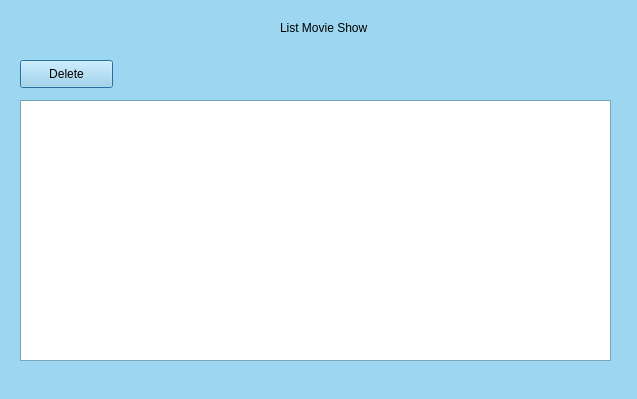
<?xml version="1.0" encoding="UTF-8"?>
<ui version="4.0">
 <class>ListMovieShow</class>
 <widget class="QDialog" name="ListMovieShow">
  <property name="geometry">
   <rect>
    <x>0</x>
    <y>0</y>
    <width>637</width>
    <height>399</height>
   </rect>
  </property>
  <property name="palette">
   <palette>
    <active>
     <colorrole role="WindowText">
      <brush brushstyle="SolidPattern">
       <color alpha="255">
        <red>0</red>
        <green>0</green>
        <blue>0</blue>
       </color>
      </brush>
     </colorrole>
     <colorrole role="Button">
      <brush brushstyle="SolidPattern">
       <color alpha="255">
        <red>157</red>
        <green>214</green>
        <blue>240</blue>
       </color>
      </brush>
     </colorrole>
     <colorrole role="Light">
      <brush brushstyle="SolidPattern">
       <color alpha="255">
        <red>255</red>
        <green>255</green>
        <blue>255</blue>
       </color>
      </brush>
     </colorrole>
     <colorrole role="Midlight">
      <brush brushstyle="SolidPattern">
       <color alpha="255">
        <red>206</red>
        <green>234</green>
        <blue>247</blue>
       </color>
      </brush>
     </colorrole>
     <colorrole role="Dark">
      <brush brushstyle="SolidPattern">
       <color alpha="255">
        <red>78</red>
        <green>107</green>
        <blue>120</blue>
       </color>
      </brush>
     </colorrole>
     <colorrole role="Mid">
      <brush brushstyle="SolidPattern">
       <color alpha="255">
        <red>105</red>
        <green>143</green>
        <blue>160</blue>
       </color>
      </brush>
     </colorrole>
     <colorrole role="Text">
      <brush brushstyle="SolidPattern">
       <color alpha="255">
        <red>0</red>
        <green>0</green>
        <blue>0</blue>
       </color>
      </brush>
     </colorrole>
     <colorrole role="BrightText">
      <brush brushstyle="SolidPattern">
       <color alpha="255">
        <red>255</red>
        <green>255</green>
        <blue>255</blue>
       </color>
      </brush>
     </colorrole>
     <colorrole role="ButtonText">
      <brush brushstyle="SolidPattern">
       <color alpha="255">
        <red>0</red>
        <green>0</green>
        <blue>0</blue>
       </color>
      </brush>
     </colorrole>
     <colorrole role="Base">
      <brush brushstyle="SolidPattern">
       <color alpha="255">
        <red>255</red>
        <green>255</green>
        <blue>255</blue>
       </color>
      </brush>
     </colorrole>
     <colorrole role="Window">
      <brush brushstyle="SolidPattern">
       <color alpha="255">
        <red>157</red>
        <green>214</green>
        <blue>240</blue>
       </color>
      </brush>
     </colorrole>
     <colorrole role="Shadow">
      <brush brushstyle="SolidPattern">
       <color alpha="255">
        <red>0</red>
        <green>0</green>
        <blue>0</blue>
       </color>
      </brush>
     </colorrole>
     <colorrole role="AlternateBase">
      <brush brushstyle="SolidPattern">
       <color alpha="255">
        <red>206</red>
        <green>234</green>
        <blue>247</blue>
       </color>
      </brush>
     </colorrole>
     <colorrole role="ToolTipBase">
      <brush brushstyle="SolidPattern">
       <color alpha="255">
        <red>255</red>
        <green>255</green>
        <blue>220</blue>
       </color>
      </brush>
     </colorrole>
     <colorrole role="ToolTipText">
      <brush brushstyle="SolidPattern">
       <color alpha="255">
        <red>0</red>
        <green>0</green>
        <blue>0</blue>
       </color>
      </brush>
     </colorrole>
    </active>
    <inactive>
     <colorrole role="WindowText">
      <brush brushstyle="SolidPattern">
       <color alpha="255">
        <red>0</red>
        <green>0</green>
        <blue>0</blue>
       </color>
      </brush>
     </colorrole>
     <colorrole role="Button">
      <brush brushstyle="SolidPattern">
       <color alpha="255">
        <red>157</red>
        <green>214</green>
        <blue>240</blue>
       </color>
      </brush>
     </colorrole>
     <colorrole role="Light">
      <brush brushstyle="SolidPattern">
       <color alpha="255">
        <red>255</red>
        <green>255</green>
        <blue>255</blue>
       </color>
      </brush>
     </colorrole>
     <colorrole role="Midlight">
      <brush brushstyle="SolidPattern">
       <color alpha="255">
        <red>206</red>
        <green>234</green>
        <blue>247</blue>
       </color>
      </brush>
     </colorrole>
     <colorrole role="Dark">
      <brush brushstyle="SolidPattern">
       <color alpha="255">
        <red>78</red>
        <green>107</green>
        <blue>120</blue>
       </color>
      </brush>
     </colorrole>
     <colorrole role="Mid">
      <brush brushstyle="SolidPattern">
       <color alpha="255">
        <red>105</red>
        <green>143</green>
        <blue>160</blue>
       </color>
      </brush>
     </colorrole>
     <colorrole role="Text">
      <brush brushstyle="SolidPattern">
       <color alpha="255">
        <red>0</red>
        <green>0</green>
        <blue>0</blue>
       </color>
      </brush>
     </colorrole>
     <colorrole role="BrightText">
      <brush brushstyle="SolidPattern">
       <color alpha="255">
        <red>255</red>
        <green>255</green>
        <blue>255</blue>
       </color>
      </brush>
     </colorrole>
     <colorrole role="ButtonText">
      <brush brushstyle="SolidPattern">
       <color alpha="255">
        <red>0</red>
        <green>0</green>
        <blue>0</blue>
       </color>
      </brush>
     </colorrole>
     <colorrole role="Base">
      <brush brushstyle="SolidPattern">
       <color alpha="255">
        <red>255</red>
        <green>255</green>
        <blue>255</blue>
       </color>
      </brush>
     </colorrole>
     <colorrole role="Window">
      <brush brushstyle="SolidPattern">
       <color alpha="255">
        <red>157</red>
        <green>214</green>
        <blue>240</blue>
       </color>
      </brush>
     </colorrole>
     <colorrole role="Shadow">
      <brush brushstyle="SolidPattern">
       <color alpha="255">
        <red>0</red>
        <green>0</green>
        <blue>0</blue>
       </color>
      </brush>
     </colorrole>
     <colorrole role="AlternateBase">
      <brush brushstyle="SolidPattern">
       <color alpha="255">
        <red>206</red>
        <green>234</green>
        <blue>247</blue>
       </color>
      </brush>
     </colorrole>
     <colorrole role="ToolTipBase">
      <brush brushstyle="SolidPattern">
       <color alpha="255">
        <red>255</red>
        <green>255</green>
        <blue>220</blue>
       </color>
      </brush>
     </colorrole>
     <colorrole role="ToolTipText">
      <brush brushstyle="SolidPattern">
       <color alpha="255">
        <red>0</red>
        <green>0</green>
        <blue>0</blue>
       </color>
      </brush>
     </colorrole>
    </inactive>
    <disabled>
     <colorrole role="WindowText">
      <brush brushstyle="SolidPattern">
       <color alpha="255">
        <red>78</red>
        <green>107</green>
        <blue>120</blue>
       </color>
      </brush>
     </colorrole>
     <colorrole role="Button">
      <brush brushstyle="SolidPattern">
       <color alpha="255">
        <red>157</red>
        <green>214</green>
        <blue>240</blue>
       </color>
      </brush>
     </colorrole>
     <colorrole role="Light">
      <brush brushstyle="SolidPattern">
       <color alpha="255">
        <red>255</red>
        <green>255</green>
        <blue>255</blue>
       </color>
      </brush>
     </colorrole>
     <colorrole role="Midlight">
      <brush brushstyle="SolidPattern">
       <color alpha="255">
        <red>206</red>
        <green>234</green>
        <blue>247</blue>
       </color>
      </brush>
     </colorrole>
     <colorrole role="Dark">
      <brush brushstyle="SolidPattern">
       <color alpha="255">
        <red>78</red>
        <green>107</green>
        <blue>120</blue>
       </color>
      </brush>
     </colorrole>
     <colorrole role="Mid">
      <brush brushstyle="SolidPattern">
       <color alpha="255">
        <red>105</red>
        <green>143</green>
        <blue>160</blue>
       </color>
      </brush>
     </colorrole>
     <colorrole role="Text">
      <brush brushstyle="SolidPattern">
       <color alpha="255">
        <red>78</red>
        <green>107</green>
        <blue>120</blue>
       </color>
      </brush>
     </colorrole>
     <colorrole role="BrightText">
      <brush brushstyle="SolidPattern">
       <color alpha="255">
        <red>255</red>
        <green>255</green>
        <blue>255</blue>
       </color>
      </brush>
     </colorrole>
     <colorrole role="ButtonText">
      <brush brushstyle="SolidPattern">
       <color alpha="255">
        <red>78</red>
        <green>107</green>
        <blue>120</blue>
       </color>
      </brush>
     </colorrole>
     <colorrole role="Base">
      <brush brushstyle="SolidPattern">
       <color alpha="255">
        <red>157</red>
        <green>214</green>
        <blue>240</blue>
       </color>
      </brush>
     </colorrole>
     <colorrole role="Window">
      <brush brushstyle="SolidPattern">
       <color alpha="255">
        <red>157</red>
        <green>214</green>
        <blue>240</blue>
       </color>
      </brush>
     </colorrole>
     <colorrole role="Shadow">
      <brush brushstyle="SolidPattern">
       <color alpha="255">
        <red>0</red>
        <green>0</green>
        <blue>0</blue>
       </color>
      </brush>
     </colorrole>
     <colorrole role="AlternateBase">
      <brush brushstyle="SolidPattern">
       <color alpha="255">
        <red>157</red>
        <green>214</green>
        <blue>240</blue>
       </color>
      </brush>
     </colorrole>
     <colorrole role="ToolTipBase">
      <brush brushstyle="SolidPattern">
       <color alpha="255">
        <red>255</red>
        <green>255</green>
        <blue>220</blue>
       </color>
      </brush>
     </colorrole>
     <colorrole role="ToolTipText">
      <brush brushstyle="SolidPattern">
       <color alpha="255">
        <red>0</red>
        <green>0</green>
        <blue>0</blue>
       </color>
      </brush>
     </colorrole>
    </disabled>
   </palette>
  </property>
  <property name="windowTitle">
   <string>Dialog</string>
  </property>
  <widget class="QLabel" name="label">
   <property name="geometry">
    <rect>
     <x>280</x>
     <y>20</y>
     <width>111</width>
     <height>16</height>
    </rect>
   </property>
   <property name="text">
    <string>List Movie Show</string>
   </property>
  </widget>
  <widget class="QTableView" name="tableView">
   <property name="geometry">
    <rect>
     <x>20</x>
     <y>100</y>
     <width>591</width>
     <height>261</height>
    </rect>
   </property>
  </widget>
  <widget class="QPushButton" name="btnDel">
   <property name="geometry">
    <rect>
     <x>20</x>
     <y>60</y>
     <width>93</width>
     <height>28</height>
    </rect>
   </property>
   <property name="text">
    <string>Delete</string>
   </property>
  </widget>
 </widget>
 <resources/>
 <connections/>
</ui>
